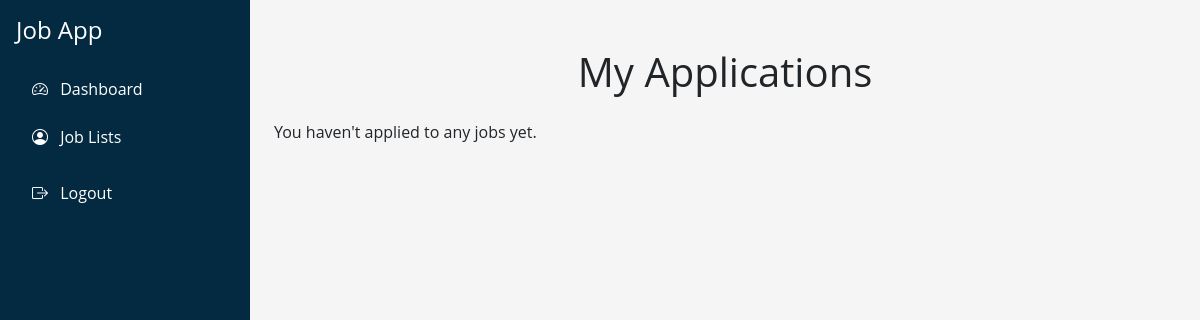
Page /seeker/dashboard/ (signed in) on the earlier database version.
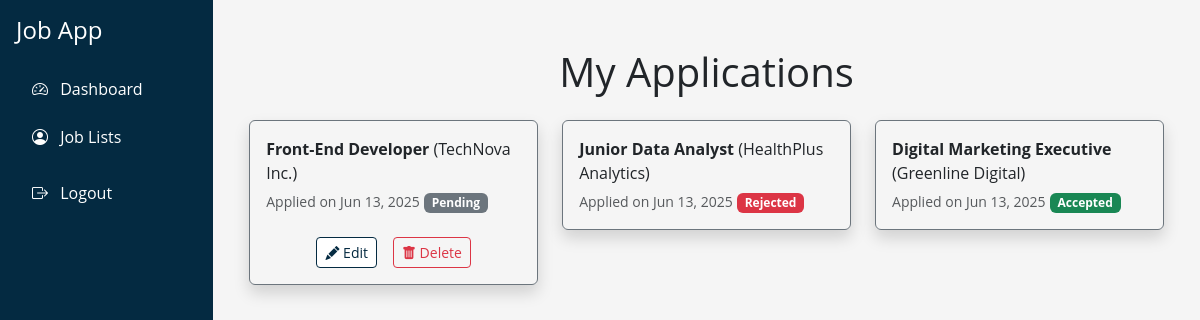
Same page on the later database version.
### app1/models.py (models this page shows, shortened)
class JobApplication(models.Model):
    STATUS_CHOICES = [
        ('pending', 'Pending'),
        ('accepted', 'Accepted'),
        ('rejected', 'Rejected'),
    ]
    job = models.ForeignKey(Job, on_delete=models.CASCADE)
    applicant = models.ForeignKey(User, on_delete=models.CASCADE)
    resume = models.FileField(upload_to='resumes/')
    applied_at = models.DateTimeField(auto_now_add=True)
    status = models.CharField(max_length=10, choices=STATUS_CHOICES, default='pending')

class Job(models.Model):
    JOB_TYPES = [
        ('FT', 'Full Time'),
        ('PT', 'Part Time'),
        ('CT', 'Contract'),
        ('FL', 'Freelance')
    ]
    title = models.CharField(max_length=255)
    description = models.TextField()
    location = models.CharField(max_length=100)
    salary = models.CharField(max_length=50, blank=True ,default='0')
    job_type = models.CharField(max_length=2, choices=JOB_TYPES)
    company = models.ForeignKey(Company, on_delete=models.CASCADE)
    category = models.ForeignKey(Category, on_delete=models.SET_NULL, null=True)
    posted_by = models.ForeignKey(User, on_delete=models.CASCADE)
    posted_at = models.DateTimeField(auto_now_add=True)

class Company(models.Model):
    name = models.CharField(max_length=255)
    website = models.URLField(blank=True, null=True)
    description = models.TextField(blank=True, null=True)
    location = models.CharField(max_length=100)

### app1/views.py (the view)
# urls.py: path('seeker/dashboard/', views.job_seeker_dashboard, name='job_seeker_dashboard'),
@login_required
def job_seeker_dashboard(request):
    applications = JobApplication.objects.filter(applicant=request.user).order_by('-id')
    return render(request, 'jobs/seeker_dashboard.html', {'applications': applications})

### app1/templates/jobs/seeker_dashboard.html
{% extends 'jobs/seeker_base.html' %}
{% block content %}
<div class="container mt-4">
    <h1 class="mb-4 text-center">My Applications</h1>
        <div class="row">
          {% for app in applications %}
          <div class="col-xl-4 col-lg-4 col-md-6 col-sm-12">
           <div class="d-flex justify-content-between align-items-center flex-column gap-2 border border-secondary rounded shadow mb-4 p-3">
                  <div>
                      <strong>{{ app.job.title }}</strong> ({{ app.job.company.name }})
                      <br>
                      <small class="text-muted">Applied on {{ app.applied_at|date:"M d, Y" }}</small>
                      <span class="mt-2 badge
                      {% if app.status == 'accepted' %}bg-success
                      {% elif app.status == 'rejected' %}bg-danger
                      {% else %}bg-secondary{% endif %}">
                      {{ app.get_status_display }}
                </span>
                </div>
                {%  if app.status == "pending" %}
                  <div class="sm:d-flex d-flex gap-3 align-items-center justify-content-between mt-2">
                  <a href="{% url 'edit_application' app.pk %}" class="btn btn-sm btn1 mt-2"><i class="bi bi-pencil-fill"></i> Edit</a>
                  <a href="{% url 'delete_application' app.pk %}" class="btn btn-sm btn-outline-danger mt-2"><i class="bi bi-trash-fill"></i> Delete</a>
                  </div>
                {% endif %}
              </div>
           </div>
        {% empty %}
          <li class="list-group-item">You haven't applied to any jobs yet.</li>
        {% endfor %}
        </div>
    </div>
{% endblock %}

Differences in the rows shown:
added JobApplication: job "Front-End Developer", job.company.name "TechNova Inc.", applied_at "Jun 13, 2025", status "Pending", shows "Edit"
added JobApplication: job "Junior Data Analyst", job.company.name "HealthPlus Analytics", applied_at "Jun 13, 2025", status "Rejected"
added JobApplication: job "Digital Marketing Executive", job.company.name "Greenline Digital", applied_at "Jun 13, 2025", status "Accepted"
Other differences:
text no longer shown: "You haven't applied to any jobs yet."
